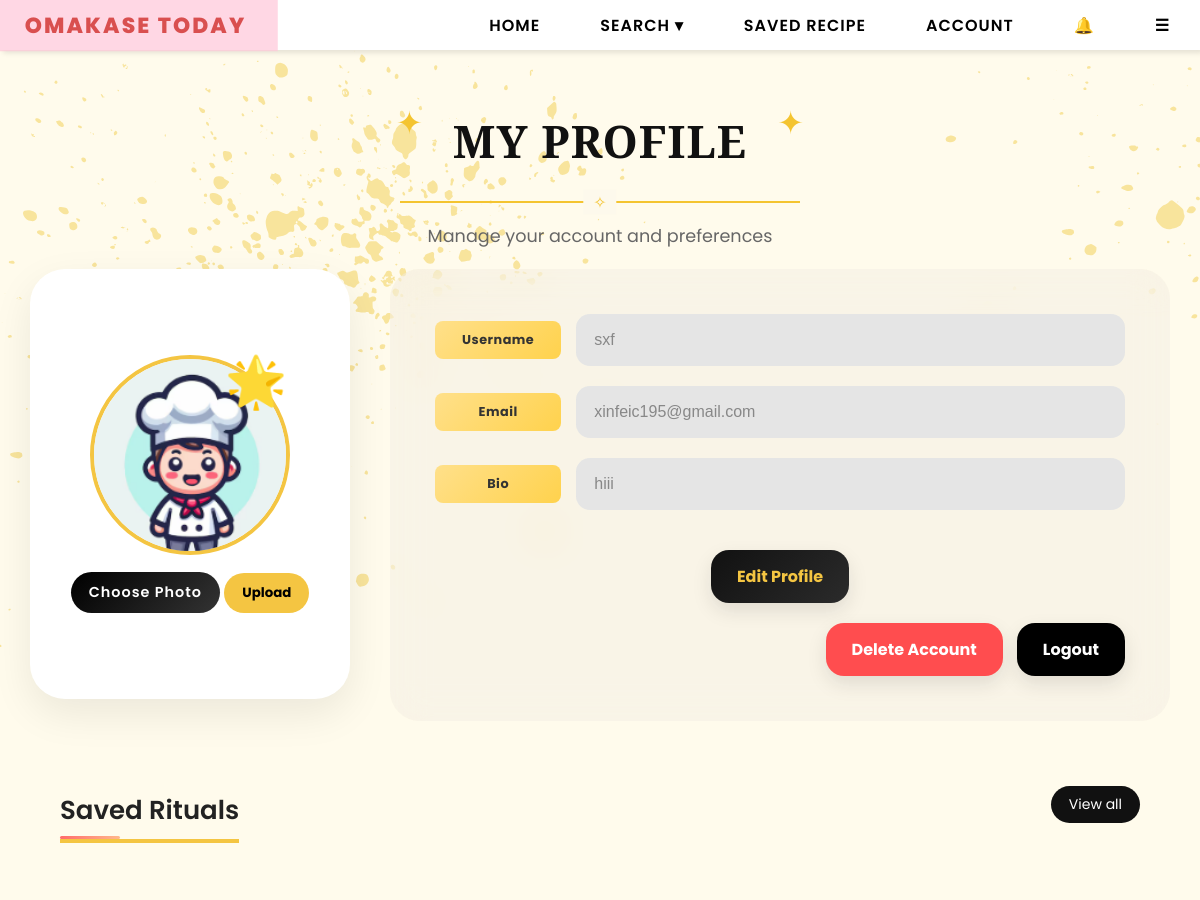
/profile (signed in, upper part), run on an earlier commit of the app's database.
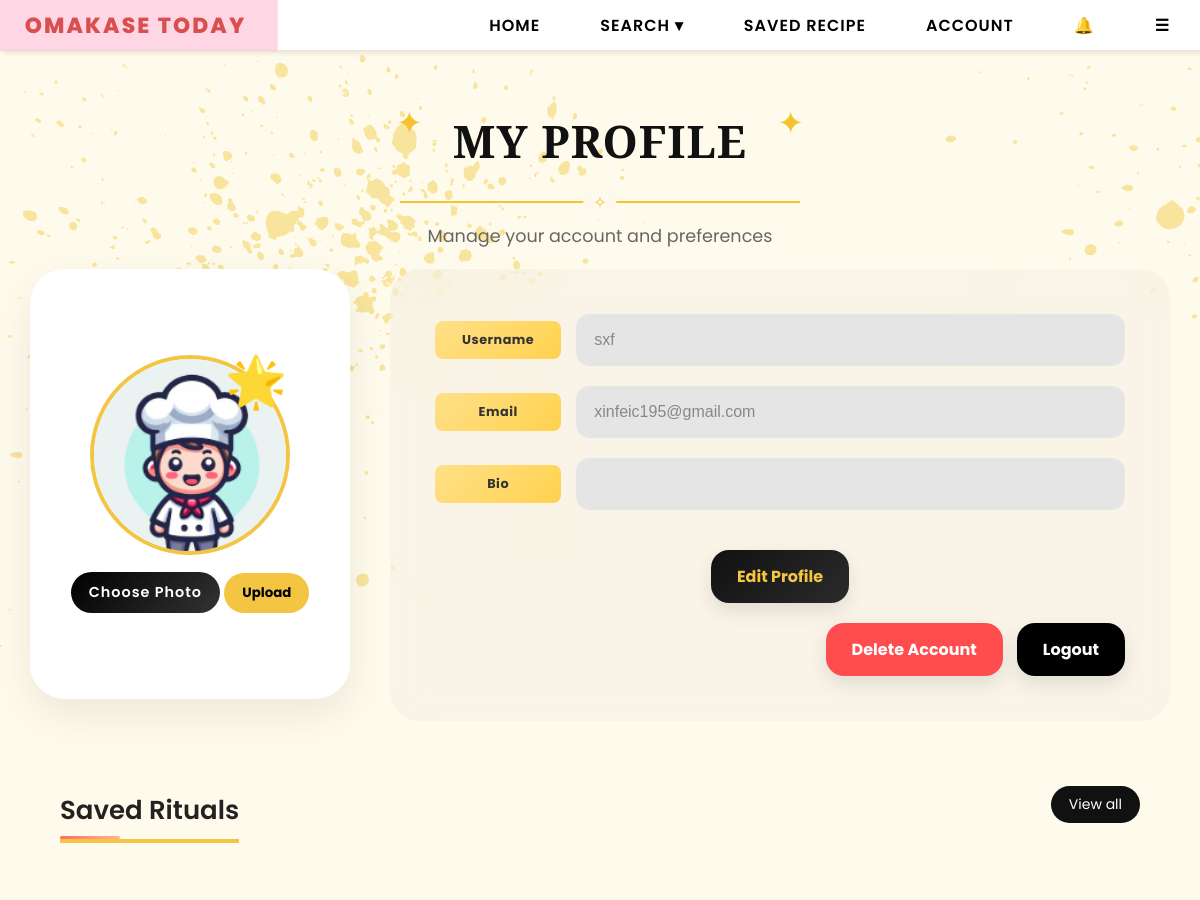
And on a later commit of the database.
### tables this page shows
CREATE TABLE users (
        email TEXT PRIMARY KEY,
        username TEXT,
        password TEXT,
        bio TEXT,
        profile_pic TEXT,
        role TEXT DEFAULT 'user'
    , reset_token TEXT, reset_used INTEGER DEFAULT 0, reset_viewed INTEGER DEFAULT 0, last_login TEXT);

### app.py (the view, shortened to what this page needs)
@app.route("/profile", methods=["GET", "POST"])
def profile():
    if "user" not in session:
        return redirect(url_for("login"))
    email = session["user"]
    conn = sqlite3.connect(DB_PATH)
    c = conn.cursor()
    c.execute("""
        SELECT username, email, bio, profile_pic
        FROM users
        WHERE email = ?
    """, (email,))
    user = c.fetchone()
    if user is None:
        session.clear()
        flash("Your account no longer exists.")
        conn.close()
        return redirect(url_for("login"))
    c.execute("""
        SELECT recipe_id FROM saved_recipes
        WHERE user_email = ?
    """, (email,))
    saved_ids = [row[0] for row in c.fetchall()]
    c.execute("""
        SELECT keyword
        FROM search_history
        WHERE user_email = ?
        ORDER BY searched_at DESC
    """, (email,))
    search_rows = c.fetchall()
    top_keywords = []
    seen_keywords = set()
    conn.close()
    saved_recipes = Recipe.query.filter(
        Recipe.id.in_(saved_ids)
    ).all() if saved_ids else []
    suggested_recipes = []
    unique_recipes = []
    seen_ids = set()
    for recipe in suggested_recipes:
        if recipe.id not in seen_ids:
            unique_recipes.append(recipe)
            seen_ids.add(recipe.id)
    suggested_recipes = unique_recipes[:6]
    if not suggested_recipes:
        suggested_recipes = Recipe.query.limit(6).all()
    return render_template(
        "profile.html",
        username=user[0],
        email=user[1],
        bio=user[2],
        profile_pic=user[3],
        saved_recipes=saved_recipes,
        suggested_recipes=suggested_recipes,
        saved_ids=saved_ids,
        role=session.get("role")
    )

### templates/profile.html (shortened to what this page needs)
{% extends "base.html" %}
{% block content %}
<div class="profile-header">
    <div class="profile-title-wrapper">
        <span class="sparkle">✦</span>
        <h1 class="profile-title">
            MY PROFILE
        </h1>
        <span class="sparkle">✦</span>
    </div>
    <div class="profile-divider">
        <span>✧</span>
    </div>
    <p class="profile-subtitle">
        Manage your account and preferences
    </p>
</div>
<div class="profile-container">
    <div class="profile-left">
        <div class="profile-card">
            <div class="profile-img-box">
                <div class="avatar-wrapper">
                    <img
                        class="profile-avatar"
                        src="{{ url_for('static', filename='uploads/' + profile_pic) if profile_pic else url_for('static', filename='uploads/default.png') }}"
                        alt="Profile Picture"
                    >
                    <div class="chef-badge">
                        🌟
                    </div>
                </div>
                <form action="/upload-profile-pic" method="POST" enctype="multipart/form-data">
                    <label for="fileInput" class="upload-btn">
                        Choose Photo
                    </label>
                    <button type="submit" class="upload-submit">
                        Upload
                    </button>
                </form>
            </div>
        </div>
    </div>
    <div class="profile-right">
        <div class="info-card">
            <form method="POST">
                <div class="input-box">
                    <label>Username</label>
                    <input name="username" id="username" type="text"
                        value="{{ username }}" disabled>
                </div>
                <div class="input-box">
                    <label>Email</label>
                    <input type="text" value="{{ email }}" disabled>
                </div>
                <div class="input-box">
                    <label>Bio</label>
                    <input name="bio" id="bio" type="text"
                        value="{{ bio }}" disabled>
                </div>
            <div class="profile-actions">
                <button
                    type="button"
                    class="profile-action-btn edit-btn"
                    onclick="enableEdit()"
                >
                    Edit Profile
                </button>
                <div class="secondary-buttons">
                    <button
                        type="button"
                        class="profile-action-btn delete-account-btn"
                        onclick="openDeleteModal()"
                    >
                        Delete Account
                    </button>
                    <a
                        href="/logout"
                        class="profile-action-btn logout-btn"
                    >
                        Logout
                    </a>
                </div>
            </div>
            </form>
        </div>
    </div>
</div>
<section class="saved-rituals">
    <div class="rituals-header">
        <h2>Saved Rituals</h2>
        <a href="{{ url_for('saved_recipes') }}" class="view-all">View all</a>
    </div>
    <div class="rituals-grid" id="savedGrid">
    </div>
</section>
{% endblock %}

What changed in the data, as far as the page shows it:
changed users "sxf": bio "hiii" → (not shown)
